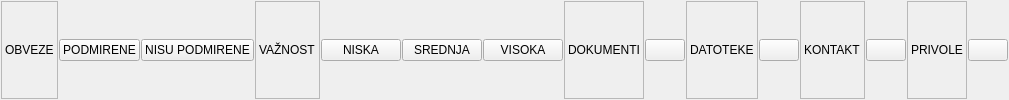
       <widget class="QFrame" name="frame_4">
        <property name="sizePolicy">
         <sizepolicy hsizetype="Expanding" vsizetype="Ignored">
          <horstretch>0</horstretch>
          <verstretch>0</verstretch>
         </sizepolicy>
        </property>
        <property name="frameShape">
         <enum>QFrame::NoFrame</enum>
        </property>
        <property name="frameShadow">
         <enum>QFrame::Raised</enum>
        </property>
        <layout class="QHBoxLayout" name="horizontalLayout_3">
         <property name="spacing">
          <number>1</number>
         </property>
         <property name="leftMargin">
          <number>1</number>
         </property>
         <property name="topMargin">
          <number>1</number>
         </property>
         <property name="rightMargin">
          <number>1</number>
         </property>
         <property name="bottomMargin">
          <number>1</number>
         </property>
         <item>
          <widget class="QLabel" name="label">
           <property name="frameShape">
            <enum>QFrame::StyledPanel</enum>
           </property>
           <property name="text">
            <string>OBVEZE</string>
           </property>
          </widget>
         </item>
         <item>
          <widget class="QPushButton" name="btnObvezePodmirene">
           <property name="sizePolicy">
            <sizepolicy hsizetype="Minimum" vsizetype="Fixed">
             <horstretch>0</horstretch>
             <verstretch>0</verstretch>
            </sizepolicy>
           </property>
           <property name="cursor">
            <cursorShape>PointingHandCursor</cursorShape>
           </property>
           <property name="text">
            <string>PODMIRENE</string>
           </property>
           <property name="icon">
            <iconset resource="../../resources/DonatForm.qrc">
             <normaloff>:/InDonat/Forms/images/zeleni.JPG</normaloff>:/InDonat/Forms/images/zeleni.JPG</iconset>
           </property>
           <property name="checkable">
            <bool>true</bool>
           </property>
           <property name="checked">
            <bool>false</bool>
           </property>
           <property name="default">
            <bool>false</bool>
           </property>
           <property name="flat">
            <bool>false</bool>
           </property>
          </widget>
         </item>
         <item>
          <widget class="QPushButton" name="btnObvezeNisuPodmirene">
           <property name="sizePolicy">
            <sizepolicy hsizetype="Minimum" vsizetype="Fixed">
             <horstretch>0</horstretch>
             <verstretch>0</verstretch>
            </sizepolicy>
           </property>
           <property name="cursor">
            <cursorShape>PointingHandCursor</cursorShape>
           </property>
           <property name="text">
            <string>NISU PODMIRENE</string>
           </property>
           <property name="icon">
            <iconset resource="../../resources/DonatForm.qrc">
             <normaloff>:/InDonat/Forms/images/MISC06.ICO</normaloff>:/InDonat/Forms/images/MISC06.ICO</iconset>
           </property>
           <property name="checkable">
            <bool>true</bool>
           </property>
           <property name="checked">
            <bool>false</bool>
           </property>
           <property name="default">
            <bool>false</bool>
           </property>
           <property name="flat">
            <bool>false</bool>
           </property>
          </widget>
         </item>
         <item>
          <widget class="QLabel" name="label_2">
           <property name="frameShape">
            <enum>QFrame::StyledPanel</enum>
           </property>
           <property name="text">
            <string>VAŽNOST</string>
           </property>
          </widget>
         </item>
         <item>
          <widget class="QPushButton" name="btnVaznostNiska">
           <property name="sizePolicy">
            <sizepolicy hsizetype="Minimum" vsizetype="Fixed">
             <horstretch>0</horstretch>
             <verstretch>0</verstretch>
            </sizepolicy>
           </property>
           <property name="cursor">
            <cursorShape>PointingHandCursor</cursorShape>
           </property>
           <property name="text">
            <string>NISKA</string>
           </property>
           <property name="icon">
            <iconset resource="../../resources/DonatForm.qrc">
             <normaloff>:/InDonat/Forms/images/zeleni.JPG</normaloff>:/InDonat/Forms/images/zeleni.JPG</iconset>
           </property>
           <property name="checkable">
            <bool>true</bool>
           </property>
           <property name="checked">
            <bool>false</bool>
           </property>
           <property name="default">
            <bool>false</bool>
           </property>
           <property name="flat">
            <bool>false</bool>
           </property>
          </widget>
         </item>
         <item>
          <widget class="QPushButton" name="btnVaznostSrednja">
           <property name="sizePolicy">
            <sizepolicy hsizetype="Minimum" vsizetype="Fixed">
             <horstretch>0</horstretch>
             <verstretch>0</verstretch>
            </sizepolicy>
           </property>
           <property name="cursor">
            <cursorShape>PointingHandCursor</cursorShape>
           </property>
           <property name="text">
            <string>SREDNJA</string>
           </property>
           <property name="icon">
            <iconset resource="../../resources/DonatForm.qrc">
             <normaloff>:/InDonat/Forms/images/zuti.JPG</normaloff>:/InDonat/Forms/images/zuti.JPG</iconset>
           </property>
           <property name="checkable">
            <bool>true</bool>
           </property>
           <property name="checked">
            <bool>false</bool>
           </property>
           <property name="default">
            <bool>false</bool>
           </property>
           <property name="flat">
            <bool>false</bool>
           </property>
          </widget>
         </item>
         <item>
          <widget class="QPushButton" name="btnVaznostVisoka">
           <property name="sizePolicy">
            <sizepolicy hsizetype="Minimum" vsizetype="Fixed">
             <horstretch>0</horstretch>
             <verstretch>0</verstretch>
            </sizepolicy>
           </property>
           <property name="cursor">
            <cursorShape>PointingHandCursor</cursorShape>
           </property>
           <property name="text">
            <string>VISOKA</string>
           </property>
           <property name="icon">
            <iconset resource="../../resources/DonatForm.qrc">
             <normaloff>:/InDonat/Forms/images/crveni.JPG</normaloff>:/InDonat/Forms/images/crveni.JPG</iconset>
           </property>
           <property name="checkable">
            <bool>true</bool>
           </property>
           <property name="checked">
            <bool>false</bool>
           </property>
           <property name="default">
            <bool>false</bool>
           </property>
           <property name="flat">
            <bool>false</bool>
           </property>
          </widget>
         </item>
         <item>
          <widget class="QLabel" name="label_5">
           <property name="frameShape">
            <enum>QFrame::StyledPanel</enum>
           </property>
           <property name="text">
            <string>DOKUMENTI</string>
           </property>
          </widget>
         </item>
         <item>
          <widget class="QPushButton" name="btnDokumenti">
           <property name="sizePolicy">
            <sizepolicy hsizetype="Maximum" vsizetype="Fixed">
             <horstretch>0</horstretch>
             <verstretch>0</verstretch>
            </sizepolicy>
           </property>
           <property name="cursor">
            <cursorShape>PointingHandCursor</cursorShape>
           </property>
           <property name="text">
            <string/>
           </property>
           <property name="icon">
            <iconset resource="../../resources/DonatForm.qrc">
             <normaloff>:/InDonat/Forms/images/document_plain.ico</normaloff>:/InDonat/Forms/images/document_plain.ico</iconset>
           </property>
           <property name="checkable">
            <bool>true</bool>
           </property>
           <property name="checked">
            <bool>false</bool>
           </property>
           <property name="default">
            <bool>false</bool>
           </property>
           <property name="flat">
            <bool>false</bool>
           </property>
          </widget>
         </item>
         <item>
          <widget class="QLabel" name="label_6">
           <property name="frameShape">
            <enum>QFrame::StyledPanel</enum>
           </property>
           <property name="text">
            <string>DATOTEKE</string>
           </property>
          </widget>
         </item>
         <item>
          <widget class="QPushButton" name="btnDatoteke">
           <property name="sizePolicy">
            <sizepolicy hsizetype="Maximum" vsizetype="Fixed">
             <horstretch>0</horstretch>
             <verstretch>0</verstretch>
            </sizepolicy>
           </property>
           <property name="cursor">
            <cursorShape>PointingHandCursor</cursorShape>
           </property>
           <property name="text">
            <string/>
           </property>
           <property name="icon">
            <iconset resource="../../resources/DonatForm.qrc">
             <normaloff>:/InDonat/Forms/images/UL_2.gif</normaloff>:/InDonat/Forms/images/UL_2.gif</iconset>
           </property>
           <property name="checkable">
            <bool>true</bool>
           </property>
           <property name="checked">
            <bool>false</bool>
           </property>
           <property name="default">
            <bool>false</bool>
           </property>
           <property name="flat">
            <bool>false</bool>
           </property>
          </widget>
         </item>
         <item>
          <widget class="QLabel" name="label_4">
           <property name="frameShape">
            <enum>QFrame::StyledPanel</enum>
           </property>
           <property name="text">
            <string>KONTAKT</string>
           </property>
          </widget>
         </item>
         <item>
          <widget class="QPushButton" name="btnKontakt">
           <property name="sizePolicy">
            <sizepolicy hsizetype="Maximum" vsizetype="Fixed">
             <horstretch>0</horstretch>
             <verstretch>0</verstretch>
            </sizepolicy>
           </property>
           <property name="cursor">
            <cursorShape>PointingHandCursor</cursorShape>
           </property>
           <property name="text">
            <string/>
           </property>
           <property name="icon">
            <iconset resource="../../resources/DonatForm.qrc">
             <normaloff>:/InDonat/Forms/images/ULOGA_ID_16x16.png</normaloff>:/InDonat/Forms/images/ULOGA_ID_16x16.png</iconset>
           </property>
           <property name="checkable">
            <bool>true</bool>
           </property>
           <property name="checked">
            <bool>false</bool>
           </property>
           <property name="default">
            <bool>false</bool>
           </property>
           <property name="flat">
            <bool>false</bool>
           </property>
          </widget>
         </item>
         <item>
          <widget class="QLabel" name="label_3">
           <property name="frameShape">
            <enum>QFrame::StyledPanel</enum>
           </property>
           <property name="text">
            <string>PRIVOLE</string>
           </property>
          </widget>
         </item>
         <item>
          <widget class="QPushButton" name="btnPrivole">
           <property name="sizePolicy">
            <sizepolicy hsizetype="Maximum" vsizetype="Fixed">
             <horstretch>0</horstretch>
             <verstretch>0</verstretch>
            </sizepolicy>
           </property>
           <property name="cursor">
            <cursorShape>PointingHandCursor</cursorShape>
           </property>
           <property name="text">
            <string/>
           </property>
           <property name="icon">
            <iconset resource="../../resources/DonatForm.qrc">
             <normaloff>:/InDonat/Forms/images/icon_bullets.gif</normaloff>:/InDonat/Forms/images/icon_bullets.gif</iconset>
           </property>
           <property name="checkable">
            <bool>true</bool>
           </property>
           <property name="checked">
            <bool>false</bool>
           </property>
           <property name="default">
            <bool>false</bool>
           </property>
           <property name="flat">
            <bool>false</bool>
           </property>
          </widget>
         </item>
        </layout>
       </widget>
